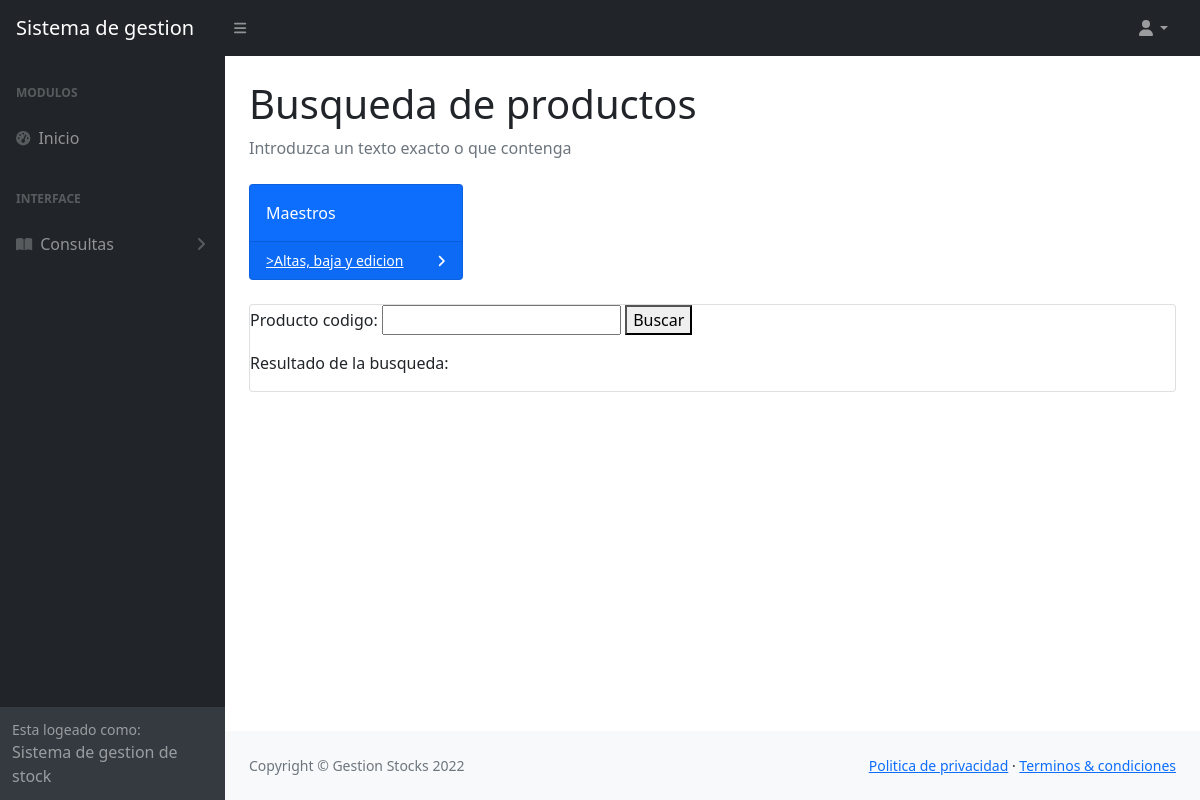
/busqueda/, run on an earlier commit of the app's database.
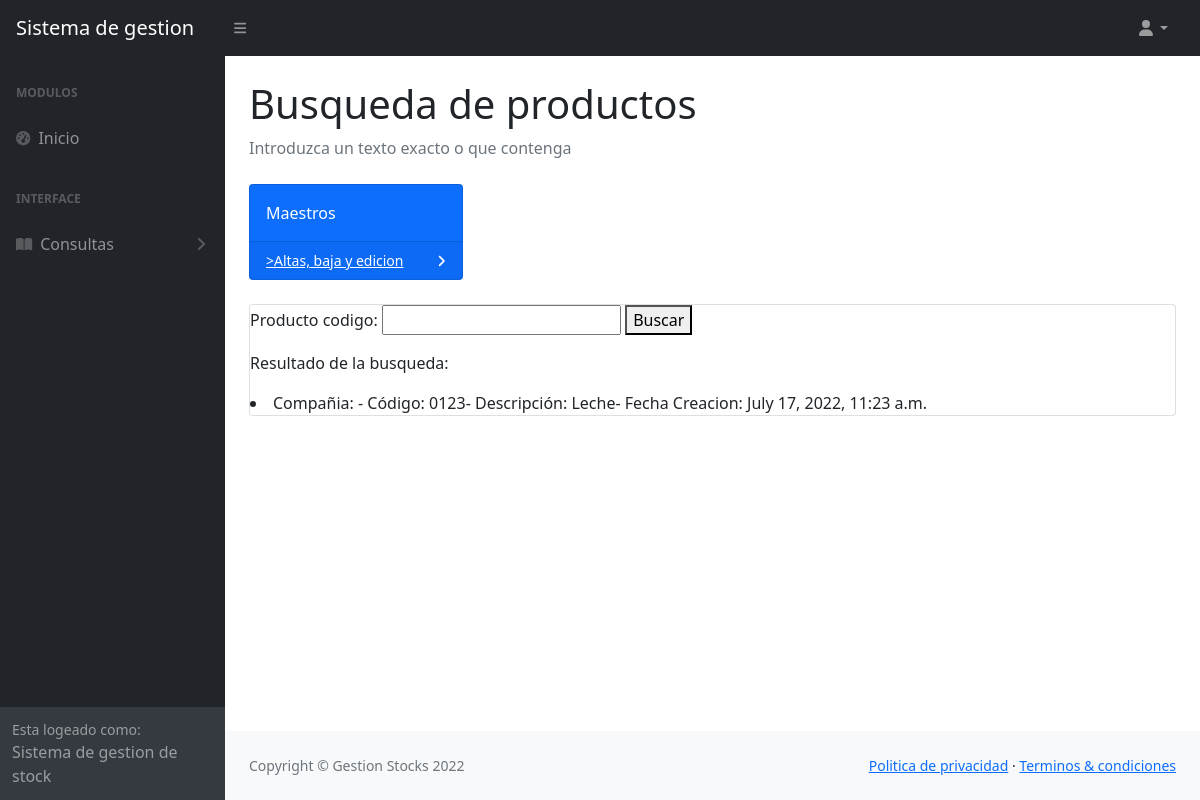
And on a later commit of the database.
### vistas/models.py (models this page shows)
class Producto(models.Model):
    producto_cia = models.CharField(max_length=15)
    producto_codigo = models.CharField(max_length=10)
    producto_descripcion = models.CharField(max_length=30)
    producto_cantidad = models.IntegerField(null=0) #siempre empiezo en 0
    producto_costo = models.IntegerField(null=0)
    producto_fecha = models.DateTimeField(null=True)

### vistas/views.py (the view)
# urls.py: path('busqueda/' ,busqueda_producto, name = 'busqueda_producto')
def busqueda_producto(request): #cambiar nombre por todo minuscula con guion bajo
    id_producto = request.GET.get('producto_codigo') #nombre de busqueda y las variables en rojo tienen que ser en snakeeye
    productos_listado = Producto.objects.all()
    if id_producto:
        productos_listado = Producto.objects.filter(producto_codigo=id_producto)
    else:
        productos_listado = Producto.objects.all()
        form = FormBusquedaProducto() #
    form = FormBusquedaProducto() #form vacio
    return render(request, 'busqueda_producto.html', {'form':form,'productos_listado':productos_listado} )

### vistas/forms.py
class FormBusquedaProducto(forms.Form):
    producto_codigo = forms.CharField(max_length=30)

### Templates/busqueda_producto.html (shortened to what this page needs)
{% extends 'index.html' %}
{% block sub_titulo %}
<h1 class="mt-4">Busqueda de productos</h1>
{% endblock sub_titulo %}
{% block sub_titulo_2 %}
<li class="breadcrumb-item active">Introduzca un texto exacto o que contenga</li>
{% endblock sub_titulo_2 %}
{% block link %}href={% url 'crear_producto' %}>{% endblock link %}
{% block campos %}
<body>
    <form action= {% url 'busqueda_producto' %}>
        {{form}}
        <button>Buscar</button>
        <p>Resultado de la busqueda:</p>
            {%for producto in productos_listado%}
            <li>Compañia: {{producto.producto_compania}}- Código: {{producto.producto_codigo}}- Descripción: {{producto.producto_descripcion}}- Fecha Creacion: {{producto.producto_fecha}}</li>
            {% endfor %}
</body>
{% endblock campos %}

### Templates/index.html (shortened to what this page needs)
<!DOCTYPE html>
<html lang="en">
    <head>
        {% load static %}
        <link href="https://cdn.jsdelivr.net/npm/simple-datatables@latest/dist/style.css" rel="stylesheet" />
        <link href={% static 'vistas/css/styles.css' %} rel="stylesheet" />
    </head>
    <body class="sb-nav-fixed">
        <nav class="sb-topnav navbar navbar-expand navbar-dark bg-dark">
            <a class="navbar-brand ps-3" href="">Sistema de gestion</a>
            <button class="btn btn-link btn-sm order-1 order-lg-0 me-4 me-lg-0" id="sidebarToggle" href="#!"><i class="fas fa-bars"></i></button>
            <ul class="navbar-nav ms-auto ms-md-0 me-3 me-lg-4">
                <li class="nav-item dropdown">
                    <a class="nav-link dropdown-toggle" id="navbarDropdown" href="#" role="button" data-bs-toggle="dropdown" aria-expanded="false"><i class="fas fa-user fa-fw"></i></a>
                </li>
            </ul>
        </nav>
        <div id="layoutSidenav">
            <div id="layoutSidenav_nav">
                <nav class="sb-sidenav accordion sb-sidenav-dark" id="sidenavAccordion">
                    <div class="sb-sidenav-menu">
                        <div class="nav">
                            <div class="sb-sidenav-menu-heading">Modulos</div>
                            <a class="nav-link" href={% url 'index' %}>
                                <div class="sb-nav-link-icon"><i class="fas fa-tachometer-alt"></i></div>
                                Inicio
                            <div class="sb-sidenav-menu-heading">Interface</div>
                            <a class="nav-link collapsed" href="#" data-bs-toggle="collapse" data-bs-target="#collapsePages" aria-expanded="false" aria-controls="collapsePages">
                                <div class="sb-nav-link-icon"><i class="fas fa-book-open"></i></div>
                                Consultas
                                <div class="sb-sidenav-collapse-arrow"><i class="fas fa-angle-down"></i></div>
                            </a>
                        </div>
                    </div>
                    <div class="sb-sidenav-footer">
                        <div class="small">Esta logeado como:</div>
                        Sistema de gestion de stock
                    </div>
                </nav>
            </div>
            <div id="layoutSidenav_content">
                <main>
                    <div class="container-fluid px-4">
                        {% block sub_titulo %}{% endblock sub_titulo %}
                        <ol class="breadcrumb mb-4">
                            {% block sub_titulo_2 %}{% endblock sub_titulo_2 %}
                        </ol>
                        <div class="row">
                            <div class="col-xl-3 col-md-6">
                                <div class="card bg-primary text-white mb-4">
                                    <div class="card-body">Maestros</div>
                                    <div class="card-footer d-flex align-items-center justify-content-between">
                                        <a class="small text-white stretched-link" {% block link %}<a class="nav-link" href={% url 'crear_producto' %}>{% endblock link %}>Altas, baja y edicion</a>
                                        <div class="small text-white"><i class="fas fa-angle-right"></i></div>
                                    </div>
                                </div>
                            </div>
                        </div>
                        <div class="card mb-4">
                            {% block campos %}Proyecto Final de Santiago Navalon y Rodrigo Gimenez{% endblock campos %}
                        </div>
                    </div>
                </main>
                <footer class="py-4 bg-light mt-auto">
                    <div class="container-fluid px-4">
                        <div class="d-flex align-items-center justify-content-between small">
                            <div class="text-muted">Copyright &copy; Gestion Stocks 2022</div>
                            <div>
                                <a href="#">Politica de privacidad</a>
                                &middot;
                                <a href="#">Terminos &amp; condiciones</a>
                            </div>
                        </div>
                    </div>
                </footer>
            </div>
        </div>
    </body>
</html>

What changed in the data, as far as the page shows it:
added Producto: producto_codigo "0123", producto_descripcion "Leche", producto_fecha "July 17, 2022, 11:23 a.m."
